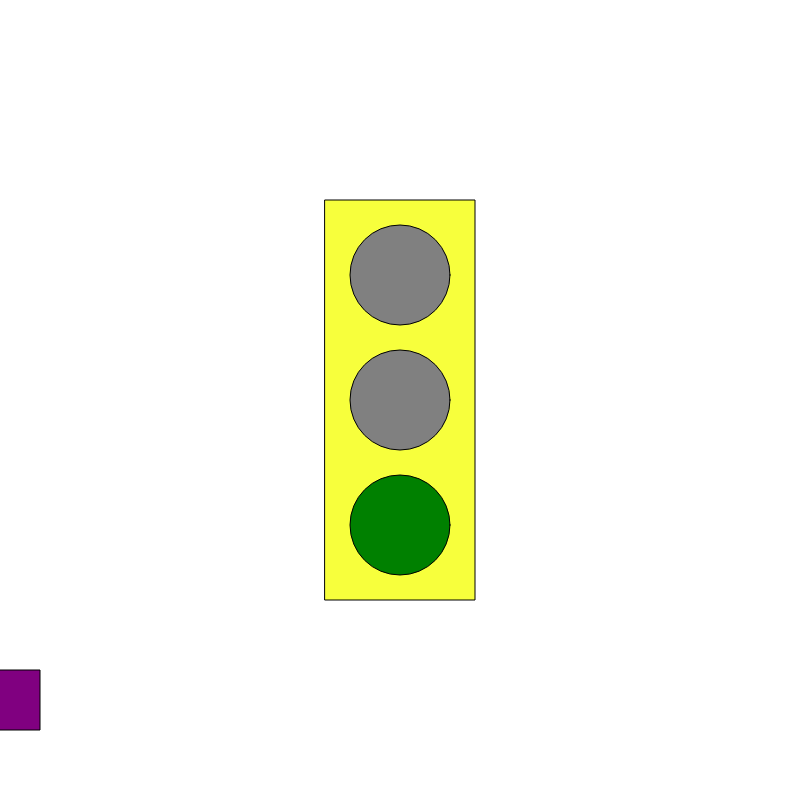
Frame 1 (no input)
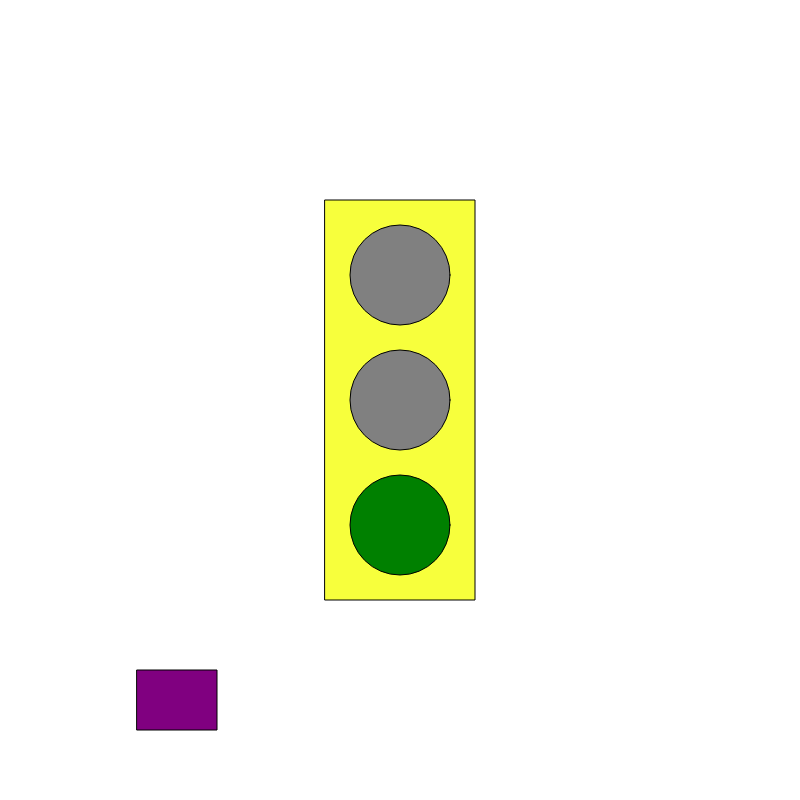
Frame 60 (no input)
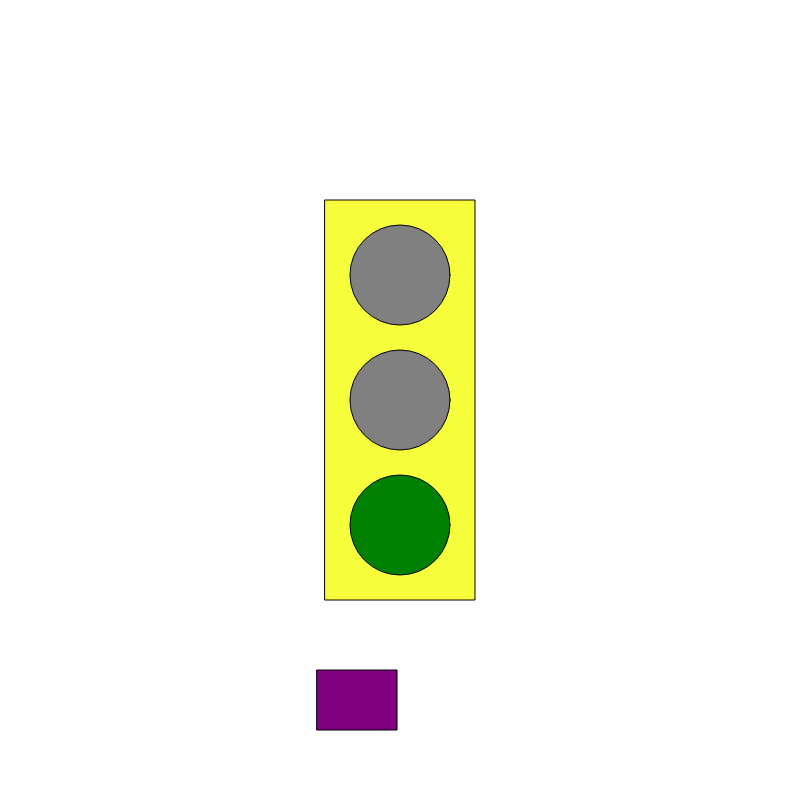
Frame 120 (the mouse pressed at the canvas centre since frame 60)

The p5.js sketch that drew these frames (run headless with seeded random() and noise() and a simulated clock; from frame 60 on, the mouse is pressed at the canvas centre):

// p5.js sketch
// ── sketch.js
var myState = 0;
var timer = 200;
var x = 0;
var vel = 3;

function setup() {
  // put setup code here
  createCanvas (800, 800);
  rectMode(CENTER); //instead of the top left corner being the point you set the center will be the point you set
}

function draw() {
  // put drawing code here
  background('white');
  fill('#F7FF3C');
  rect(width/2, height/2, 150, 400);

  switch(myState) {
    case 0:
    fill('grey');
    ellipse(width/2, height/2, 100, 100); //middle
    ellipse(width/2, height/2 - 125, 100, 100); //top

    fill('green');
    ellipse(width/2, height/2 + 125, 100, 100);   //bottom

    doTimer(1, 300);
    vel = 3;
    break;

    case 1:
    fill('grey');
    ellipse(width/2, height/2 - 125, 100, 100); //top
    ellipse(width/2, height/2 + 125, 100, 100);   //bottom

    fill('yellow');
    ellipse(width/2, height/2, 100, 100); //middle
    doTimer(2, 100);
    vel = 1;
    break;

    case 2:
    fill('red');

    ellipse(width/2, height/2 - 125, 100, 100); //top

    fill('grey');
    ellipse(width/2, height/2, 100, 100); //middle
    ellipse(width/2, height/2 + 125, 100, 100);   //bottom
    doTimer(0, 50);
    vel = 0;
    break;
  }

  fill('purple');
  rect(x, height - 100, 80, 60);
  x = x + vel;
  if (x > width) {
    x = 0;
  }
}

function doTimer(whichState, variableTimer) {
  timer--;
  if (timer <= 0) {
    timer = variableTimer;
    myState = whichState;
  }
}
